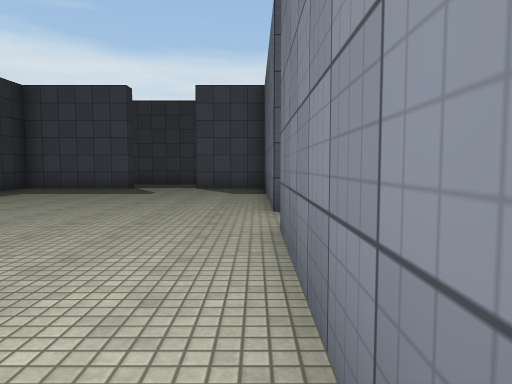
[1] (above)

23 first-person views from a walk through a Unity game level. The camera is 1.3 m above the floor, tilts 4° down and sees 70° across. The floor is counted in squares, 2 m on a side. Each view is taken from the middle of a square. On the plan, view 1 faces up. The plan holds only what a view shows up to about 11 squares ahead; the rest is blank. The place goes on beyond the plan. The player character is not drawn. Surface patterns are stand-ins for the level's own textures.

[2]
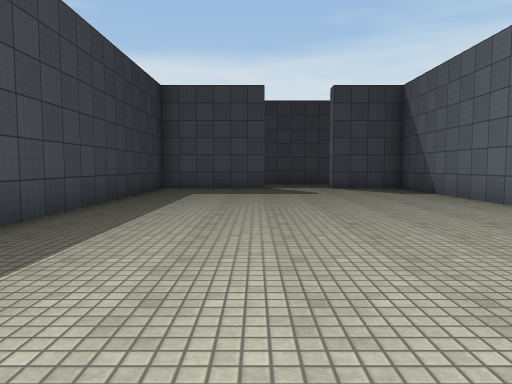

[3]
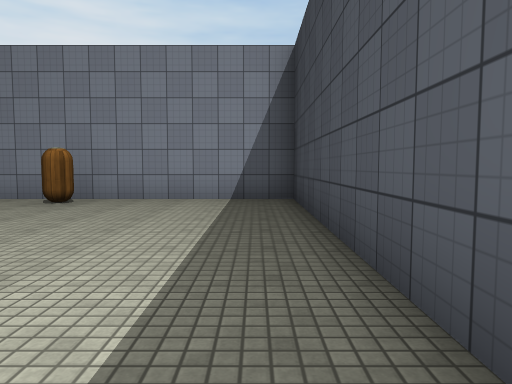

[4]
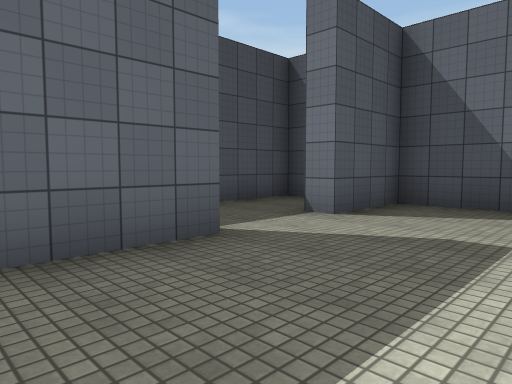

[5]
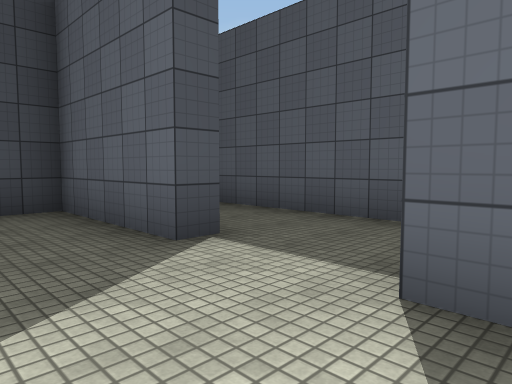

[6]
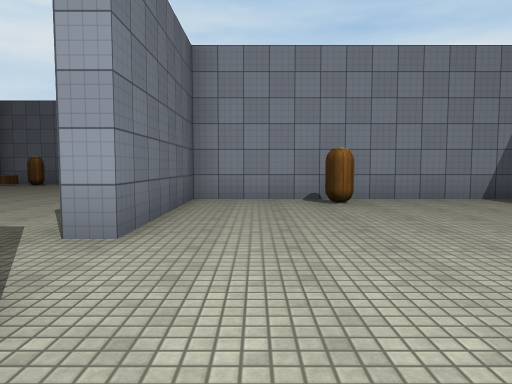

[7]
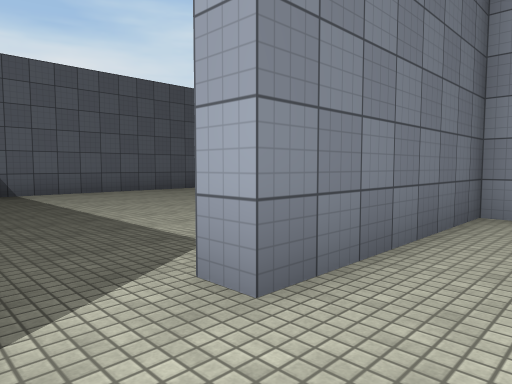

[8]
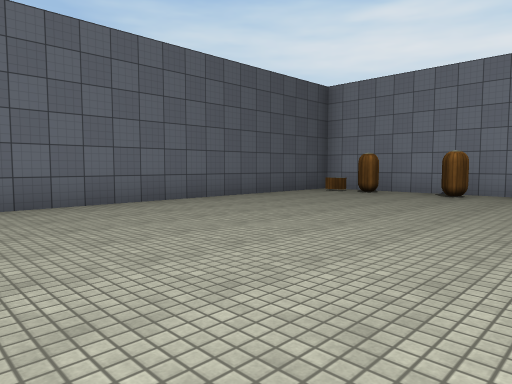

[9]
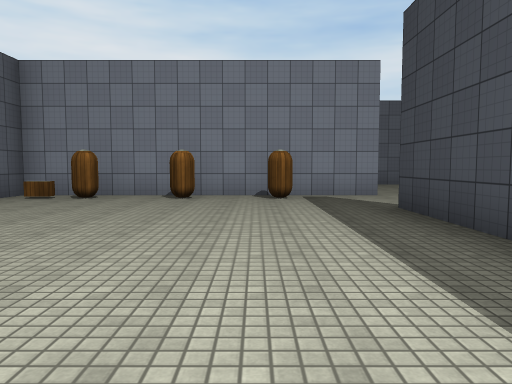

[10]
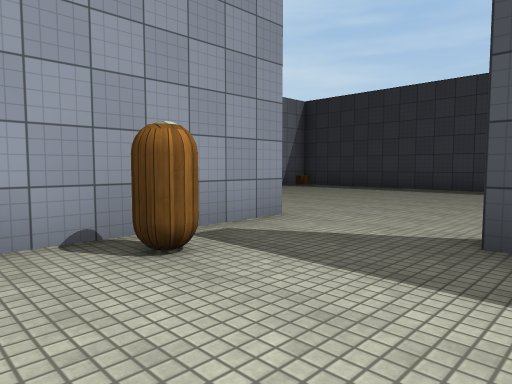

[11]
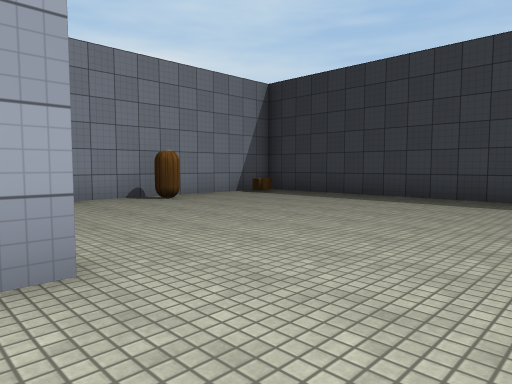

[12]
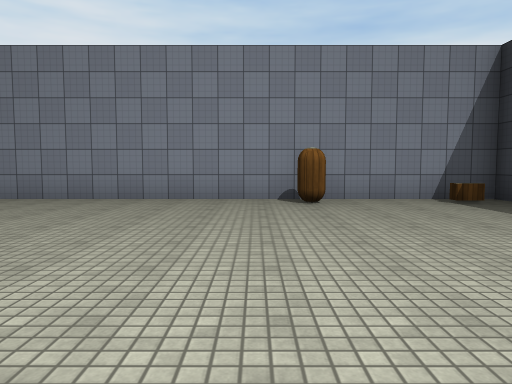

[13]
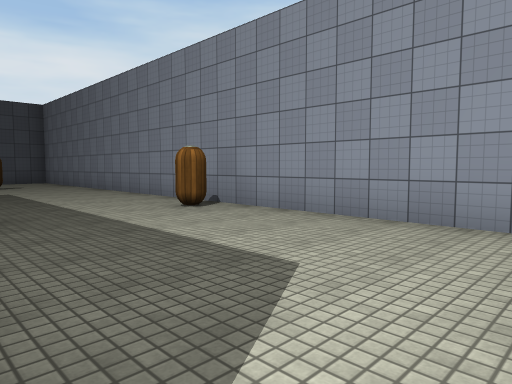

[14]
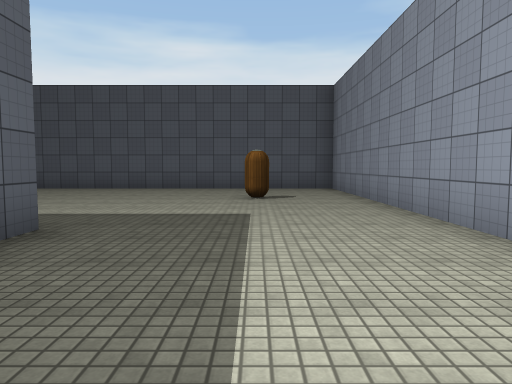

[15]
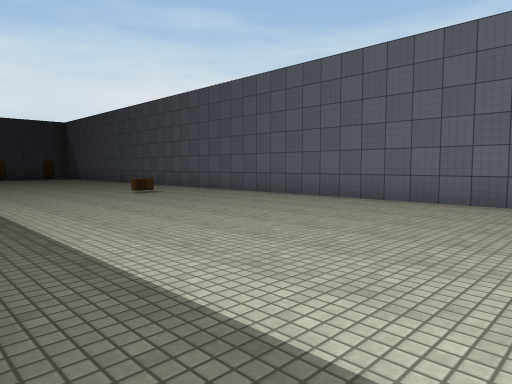

[16]
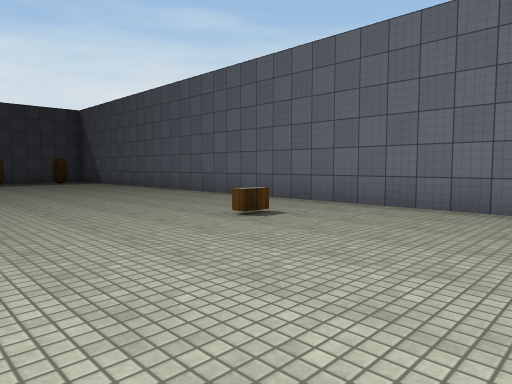

[17]
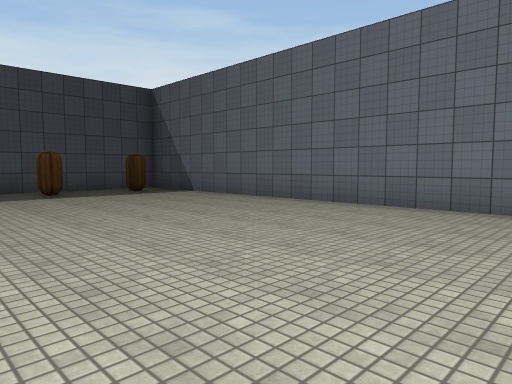

[18]
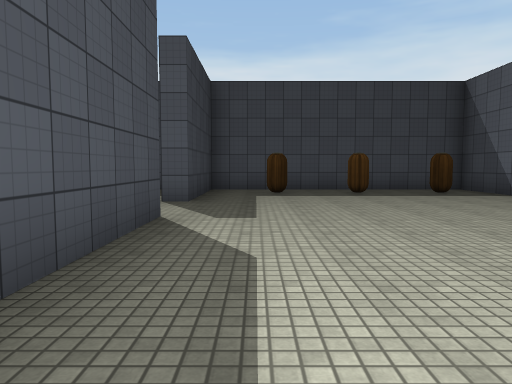

[19]
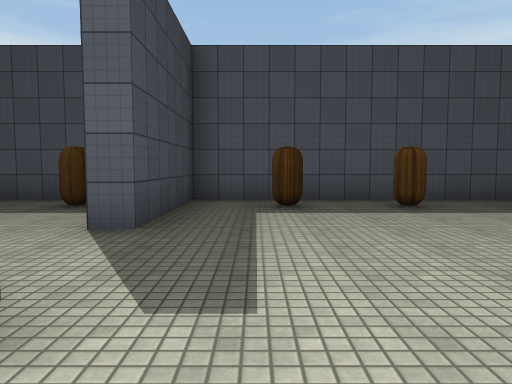

[20]
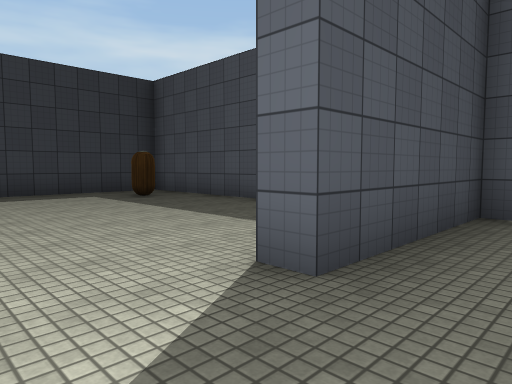

[21]
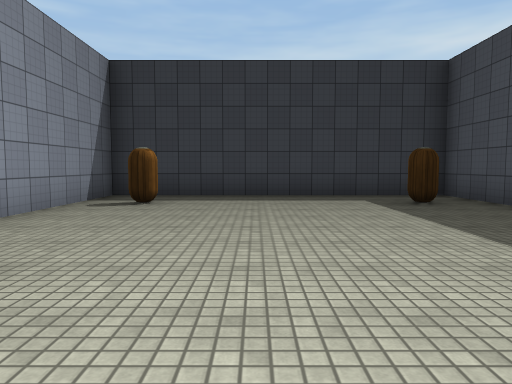

[22]
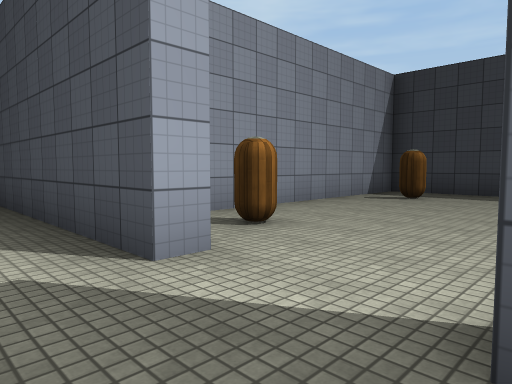

[23]
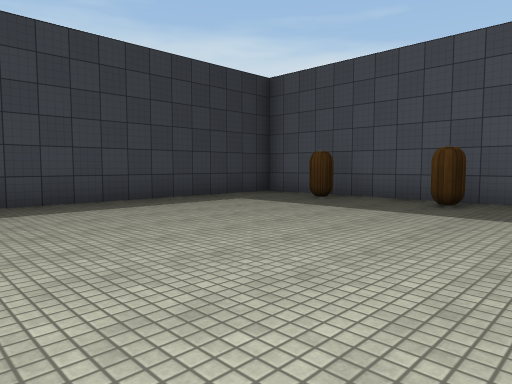

### Floor plan
Key: @ floor where view 1 was taken; # wall or solid block; . floor.
Columns run from 7 left of view 1 to 16 right of it. Each row starts with its distance up from view 1.
 14 ############### ########
 13 #.......#.....  #......#
 12 # ......#.#...# #.#.#..#
 11 ####..###.......#......#
 10 #.......#.......#......#
  9 #.......#..............#
  8 #.......#..............#
  7 #.......#.#...#.#......#
  6 #.......#...... #......#
  5 #.......#########......#
  4 #.............. #......#
  3 #.......#.......#......#
  2 #.......#.......# .....#
  1 #....#..#.......# .....#
  0 #......@#.......#......#
 -1 #########.......#......#
 -2 #...... #.......#......#
 -3 #...... #.......#......#
 -4 #...............#......#
 -5 #.........#.#...#......#
 -6 #...............#......#
 -7 #.......#########......#
 -8 #......................#
 -9 #...................#..#
-10 #......................#
-11 ##.....................#
-12  #######################

Where each view was taken, in squares from view 1:
view 1: 0 up, 0 right, facing up
view 2: 0 up, 4 left, facing up
view 3: 7 up, 6 left, facing down
view 4: 8 up, 6 left, facing up-right
view 5: 9 up, 1 left, facing up-left
view 6: 7 up, 1 left, facing down
view 7: 5 up, 1 left, facing down-right
view 8: 3 up, 2 right, facing down-right
view 9: 2 up, 3 right, facing down
view 10: 3 down, 4 right, facing down-left
view 11: 4 down, 1 right, facing down-left
view 12: 4 down, 2 left, facing down
view 13: 7 down, 0 right, facing down-right
view 14: 9 down, 5 right, facing right
view 15: 8 down, 9 right, facing up-right
view 16: 3 down, 10 right, facing up-right
view 17: 3 up, 10 right, facing up-right
view 18: 3 up, 10 right, facing up
view 19: 6 up, 10 right, facing up
view 20: 8 up, 10 right, facing up-left
view 21: 9 up, 9 right, facing left
view 22: 10 up, 10 right, facing down-left
view 23: 8 down, 0 right, facing up-left
